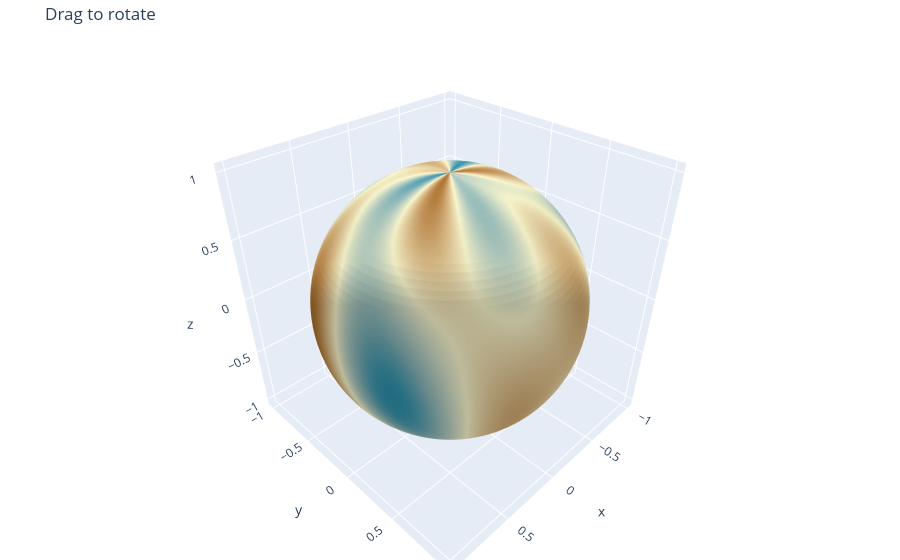

Here is the notebook cell this chart was saved with:
### Markdown cell above
# Interactive output

Figures that draw themselves in JavaScript cannot be shown in a text
buffer.  Each shows as a line in the output; `C-c C-f` there, or a click,
opens it -- in an xwidget where this Emacs has one, in the browser
otherwise.

### Code cell
import numpy as np
import plotly.graph_objects as go

lon, lat = np.mgrid[0:2*np.pi:120j, -np.pi/2:np.pi/2:60j]
x, y, z = np.cos(lat)*np.cos(lon), np.cos(lat)*np.sin(lon), np.sin(lat)
elevation = np.sin(3*lon)*np.cos(2*lat) + 0.5*np.sin(5*lon + 2*lat)

fig = go.Figure(go.Surface(x=x, y=y, z=z, surfacecolor=elevation,
                           colorscale="earth", showscale=False))
fig.update_layout(title="Drag to rotate",
                  scene=dict(aspectmode="data"), margin=dict(l=0, r=0, t=40, b=0))
fig.show()

### Figure 1 — Plotly figure (JSON) as saved in the notebook; plotly's stock layout.template omitted (floating-point values rounded to 4 significant figures; data arrays with more than 128 entries replaced by an {"elided": "..."} marker saying what was removed)
{"data": [{"colorscale": [[0.0, "rgb(161, 105, 40)"], [0.1667, "rgb(189, 146, 90)"], [0.3333, "rgb(214, 189, 141)"], [0.5, "rgb(237, 234, 194)"], [0.6667, "rgb(181, 200, 184)"], [0.8333, "rgb(121, 167, 172)"], [1.0, "rgb(40, 135, 161)"]], "showscale": false, "surfacecolor": {"elided": "120x60 float values"}, "type": "surface", "x": {"elided": "120x60 float values"}, "y": {"elided": "120x60 float values"}, "z": {"elided": "120x60 float values"}}], "layout": {"margin": {"b": 0, "l": 0, "r": 0, "t": 40}, "scene": {"aspectmode": "data"}, "title": {"text": "Drag to rotate"}}}
